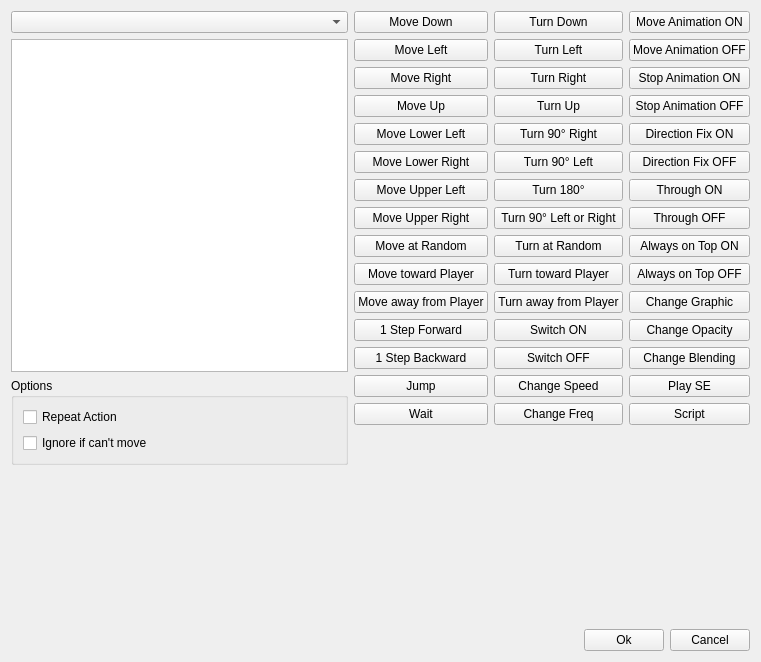
<?xml version="1.0" encoding="UTF-8"?>
<ui version="4.0">
 <class>MoveRouteDialog</class>
 <widget class="QWidget" name="MoveRouteDialog">
  <property name="windowModality">
   <enum>Qt::ApplicationModal</enum>
  </property>
  <property name="geometry">
   <rect>
    <x>0</x>
    <y>0</y>
    <width>761</width>
    <height>662</height>
   </rect>
  </property>
  <property name="windowTitle">
   <string>YaRXP - Move Route</string>
  </property>
  <layout class="QGridLayout" name="gridLayout_2">
   <item row="0" column="1" rowspan="3">
    <layout class="QVBoxLayout" name="verticalLayout">
     <item>
      <widget class="QPushButton" name="pushButton_3">
       <property name="text">
        <string>Move Down</string>
       </property>
      </widget>
     </item>
     <item>
      <widget class="QPushButton" name="pushButton_4">
       <property name="text">
        <string>Move Left</string>
       </property>
      </widget>
     </item>
     <item>
      <widget class="QPushButton" name="pushButton">
       <property name="text">
        <string>Move Right</string>
       </property>
      </widget>
     </item>
     <item>
      <widget class="QPushButton" name="pushButton_5">
       <property name="text">
        <string>Move Up</string>
       </property>
      </widget>
     </item>
     <item>
      <widget class="QPushButton" name="pushButton_6">
       <property name="text">
        <string>Move Lower Left</string>
       </property>
      </widget>
     </item>
     <item>
      <widget class="QPushButton" name="pushButton_8">
       <property name="text">
        <string>Move Lower Right</string>
       </property>
      </widget>
     </item>
     <item>
      <widget class="QPushButton" name="pushButton_7">
       <property name="text">
        <string>Move Upper Left</string>
       </property>
      </widget>
     </item>
     <item>
      <widget class="QPushButton" name="pushButton_9">
       <property name="text">
        <string>Move Upper Right</string>
       </property>
      </widget>
     </item>
     <item>
      <widget class="QPushButton" name="pushButton_11">
       <property name="text">
        <string>Move at Random</string>
       </property>
      </widget>
     </item>
     <item>
      <widget class="QPushButton" name="pushButton_10">
       <property name="text">
        <string>Move toward Player</string>
       </property>
      </widget>
     </item>
     <item>
      <widget class="QPushButton" name="pushButton_12">
       <property name="text">
        <string>Move away from Player</string>
       </property>
      </widget>
     </item>
     <item>
      <widget class="QPushButton" name="pushButton_13">
       <property name="text">
        <string>1 Step Forward</string>
       </property>
      </widget>
     </item>
     <item>
      <widget class="QPushButton" name="pushButton_14">
       <property name="text">
        <string>1 Step Backward</string>
       </property>
      </widget>
     </item>
     <item>
      <widget class="QPushButton" name="pushButton_15">
       <property name="text">
        <string>Jump</string>
       </property>
      </widget>
     </item>
     <item>
      <widget class="QPushButton" name="pushButton_16">
       <property name="text">
        <string>Wait</string>
       </property>
      </widget>
     </item>
     <item>
      <spacer name="verticalSpacer">
       <property name="orientation">
        <enum>Qt::Vertical</enum>
       </property>
       <property name="sizeHint" stdset="0">
        <size>
         <width>20</width>
         <height>40</height>
        </size>
       </property>
      </spacer>
     </item>
    </layout>
   </item>
   <item row="0" column="0">
    <widget class="QComboBox" name="comboBox"/>
   </item>
   <item row="0" column="2" rowspan="3">
    <layout class="QVBoxLayout" name="verticalLayout_3">
     <item>
      <widget class="QPushButton" name="pushButton_17">
       <property name="text">
        <string>Turn Down</string>
       </property>
      </widget>
     </item>
     <item>
      <widget class="QPushButton" name="pushButton_18">
       <property name="text">
        <string>Turn Left</string>
       </property>
      </widget>
     </item>
     <item>
      <widget class="QPushButton" name="pushButton_19">
       <property name="text">
        <string>Turn Right</string>
       </property>
      </widget>
     </item>
     <item>
      <widget class="QPushButton" name="pushButton_20">
       <property name="text">
        <string>Turn Up</string>
       </property>
      </widget>
     </item>
     <item>
      <widget class="QPushButton" name="pushButton_21">
       <property name="text">
        <string>Turn 90° Right</string>
       </property>
      </widget>
     </item>
     <item>
      <widget class="QPushButton" name="pushButton_22">
       <property name="text">
        <string>Turn 90° Left</string>
       </property>
      </widget>
     </item>
     <item>
      <widget class="QPushButton" name="pushButton_23">
       <property name="text">
        <string>Turn 180°</string>
       </property>
      </widget>
     </item>
     <item>
      <widget class="QPushButton" name="pushButton_24">
       <property name="text">
        <string>Turn 90° Left or Right</string>
       </property>
      </widget>
     </item>
     <item>
      <widget class="QPushButton" name="pushButton_25">
       <property name="text">
        <string>Turn at Random</string>
       </property>
      </widget>
     </item>
     <item>
      <widget class="QPushButton" name="pushButton_26">
       <property name="text">
        <string>Turn toward Player</string>
       </property>
      </widget>
     </item>
     <item>
      <widget class="QPushButton" name="pushButton_27">
       <property name="text">
        <string>Turn away from Player</string>
       </property>
      </widget>
     </item>
     <item>
      <widget class="QPushButton" name="pushButton_28">
       <property name="text">
        <string>Switch ON</string>
       </property>
      </widget>
     </item>
     <item>
      <widget class="QPushButton" name="pushButton_29">
       <property name="text">
        <string>Switch OFF</string>
       </property>
      </widget>
     </item>
     <item>
      <widget class="QPushButton" name="pushButton_30">
       <property name="text">
        <string>Change Speed</string>
       </property>
      </widget>
     </item>
     <item>
      <widget class="QPushButton" name="pushButton_31">
       <property name="text">
        <string>Change Freq</string>
       </property>
      </widget>
     </item>
     <item>
      <spacer name="verticalSpacer_2">
       <property name="orientation">
        <enum>Qt::Vertical</enum>
       </property>
       <property name="sizeHint" stdset="0">
        <size>
         <width>20</width>
         <height>40</height>
        </size>
       </property>
      </spacer>
     </item>
    </layout>
   </item>
   <item row="0" column="3" rowspan="3">
    <layout class="QVBoxLayout" name="verticalLayout_4">
     <item>
      <widget class="QPushButton" name="pushButton_32">
       <property name="text">
        <string>Move Animation ON</string>
       </property>
      </widget>
     </item>
     <item>
      <widget class="QPushButton" name="pushButton_33">
       <property name="text">
        <string>Move Animation OFF</string>
       </property>
      </widget>
     </item>
     <item>
      <widget class="QPushButton" name="pushButton_34">
       <property name="text">
        <string>Stop Animation ON</string>
       </property>
      </widget>
     </item>
     <item>
      <widget class="QPushButton" name="pushButton_35">
       <property name="text">
        <string>Stop Animation OFF</string>
       </property>
      </widget>
     </item>
     <item>
      <widget class="QPushButton" name="pushButton_36">
       <property name="text">
        <string>Direction Fix ON</string>
       </property>
      </widget>
     </item>
     <item>
      <widget class="QPushButton" name="pushButton_37">
       <property name="text">
        <string>Direction Fix OFF</string>
       </property>
      </widget>
     </item>
     <item>
      <widget class="QPushButton" name="pushButton_38">
       <property name="text">
        <string>Through ON</string>
       </property>
      </widget>
     </item>
     <item>
      <widget class="QPushButton" name="pushButton_39">
       <property name="text">
        <string>Through OFF</string>
       </property>
      </widget>
     </item>
     <item>
      <widget class="QPushButton" name="pushButton_40">
       <property name="text">
        <string>Always on Top ON</string>
       </property>
      </widget>
     </item>
     <item>
      <widget class="QPushButton" name="pushButton_41">
       <property name="text">
        <string>Always on Top OFF</string>
       </property>
      </widget>
     </item>
     <item>
      <widget class="QPushButton" name="pushButton_42">
       <property name="text">
        <string>Change Graphic</string>
       </property>
      </widget>
     </item>
     <item>
      <widget class="QPushButton" name="pushButton_43">
       <property name="text">
        <string>Change Opacity</string>
       </property>
      </widget>
     </item>
     <item>
      <widget class="QPushButton" name="pushButton_44">
       <property name="text">
        <string>Change Blending</string>
       </property>
      </widget>
     </item>
     <item>
      <widget class="QPushButton" name="pushButton_45">
       <property name="text">
        <string>Play SE</string>
       </property>
      </widget>
     </item>
     <item>
      <widget class="QPushButton" name="pushButton_46">
       <property name="text">
        <string>Script</string>
       </property>
      </widget>
     </item>
     <item>
      <spacer name="verticalSpacer_3">
       <property name="orientation">
        <enum>Qt::Vertical</enum>
       </property>
       <property name="sizeHint" stdset="0">
        <size>
         <width>20</width>
         <height>40</height>
        </size>
       </property>
      </spacer>
     </item>
    </layout>
   </item>
   <item row="1" column="0">
    <widget class="QListView" name="listView"/>
   </item>
   <item row="2" column="0">
    <widget class="QGroupBox" name="groupBox">
     <property name="title">
      <string>Options</string>
     </property>
     <layout class="QGridLayout" name="gridLayout">
      <item row="0" column="0">
       <widget class="QCheckBox" name="checkBox">
        <property name="text">
         <string>Repeat Action</string>
        </property>
       </widget>
      </item>
      <item row="1" column="0">
       <widget class="QCheckBox" name="checkBox_2">
        <property name="text">
         <string>Ignore if can't move</string>
        </property>
       </widget>
      </item>
     </layout>
    </widget>
   </item>
   <item row="3" column="1">
    <spacer name="verticalSpacer_4">
     <property name="orientation">
      <enum>Qt::Vertical</enum>
     </property>
     <property name="sizeHint" stdset="0">
      <size>
       <width>20</width>
       <height>40</height>
      </size>
     </property>
    </spacer>
   </item>
   <item row="4" column="0" colspan="4">
    <layout class="QHBoxLayout" name="horizontalLayout">
     <item>
      <spacer name="horizontalSpacer">
       <property name="orientation">
        <enum>Qt::Horizontal</enum>
       </property>
       <property name="sizeHint" stdset="0">
        <size>
         <width>40</width>
         <height>20</height>
        </size>
       </property>
      </spacer>
     </item>
     <item>
      <widget class="QPushButton" name="pushButton_47">
       <property name="text">
        <string>Ok</string>
       </property>
      </widget>
     </item>
     <item>
      <widget class="QPushButton" name="pushButton_48">
       <property name="text">
        <string>Cancel</string>
       </property>
      </widget>
     </item>
    </layout>
   </item>
  </layout>
 </widget>
 <resources/>
 <connections/>
</ui>
